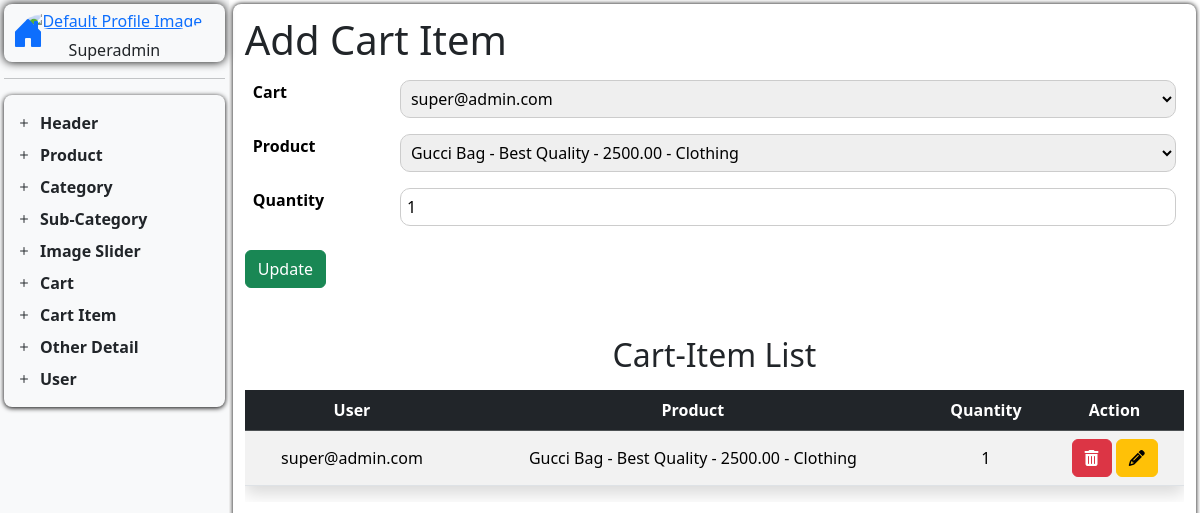
The app's page /update-cart-item/3 with its own data.
### techspot_app/models.py (models this page shows, shortened)
class CartItemModel(models.Model):
    cart = models.ForeignKey(
        CartModel, on_delete=models.CASCADE, related_name="cart_items"
    )
    product = models.ForeignKey(
        ProductModel,
        on_delete=models.SET_NULL,
        null=True,
        blank=True,
        related_name="cart_items",
    )
    quantity = models.PositiveIntegerField(default=1)
    unit_price = models.DecimalField(
        max_digits=10,
        decimal_places=2,
        null=True,
        blank=True,
        help_text="Snapshot of the price at the time the item was added",
    )

class CartModel(models.Model):
    user = models.ForeignKey(settings.AUTH_USER_MODEL, on_delete=models.CASCADE, related_name="cart")
    is_paid = models.BooleanField(default=False)
    is_active = models.BooleanField(default=True)
    def __str__(self) -> str:
        return f"{self.user}"

class UserModel(AbstractBaseUser, PermissionsMixin):
    username = models.CharField(max_length=600, unique=True)
    number = models.PositiveBigIntegerField()
    email = models.EmailField(unique=True)
    is_active = models.BooleanField(default=True)
    is_staff = models.BooleanField(default=False)
    objects = CustomUserManager()
    USERNAME_FIELD = 'email'  # how user logs in
    REQUIRED_FIELDS = ['username', 'number']  # for createsuperuser
    def __str__(self):
        return self.email

class ProductModel(models.Model):
    product_category = models.ForeignKey(
        CategoryModel,
        related_name="productcategory",
        on_delete=models.CASCADE,
    )
    product_name = models.CharField(max_length=200, default="")
    product_description = models.CharField(max_length=200, default="")
    product_price = models.DecimalField(max_digits=10, decimal_places=2, default=0)
    product_image = models.ImageField(
        upload_to="productImage/", default="", null=True, blank=True
    )
    pro_sub_category = models.ForeignKey(
        Sub_CategoryModel,
        related_name="productSubCategory",
        on_delete=models.CASCADE,
        null=True,
        blank=True,
    )
    product_stock = models.IntegerField(default=0)
    product_discount = models.DecimalField(max_digits=5, decimal_places=2, default=0)
    def __str__(self) -> str:
        return f"{self.product_name} - {self.product_description} - {self.product_price} - {self.product_category}"

class CategoryModel(models.Model):
    category_icon = models.CharField(max_length=200, default="", blank=True)
    category_name = models.CharField(max_length=200, default="", unique=True)
    category_image = models.ImageField(
        upload_to="category_image/", default="", null=True, blank=True
    )
    def __str__(self) -> str:
        return f"{self.category_name}"

### techspot_app/operationView.py (the view)
# urls.py: path('update-cart-item/<int:id>', update_cart_item, name='update_cart_item'),
def update_cart_item(request, id):
    return handle_update(
        request=request,
        id=id,
        model=CartItemModel,
        formname=CartItemForm,
        redirect_url="add_cart_item",
        template_url="Dashboard/D_Content/add_cart_item.html",
        action_url="update_cart_item",
    )

### techspot_app/forms.py
class CartItemForm(forms.ModelForm):
    class Meta:
        model = CartItemModel
        fields = "__all__"

### handler/operationhandler.py (called while the page is built)
def handle_update(
    request,
    id,
    model,
    formname,
    redirect_url,
    template_url,
    action_url
):
    data = get_object_or_404(model, id=id)
    if request.method == 'POST':
        form = formname(request.POST, request.FILES, instance=data)
        if form.is_valid():
            form.save()
            return redirect(redirect_url)
    else:
        form = formname(instance=data)
    context = {
        "form": form,
        "data": model.objects.order_by('-id'),
        'action_url': reverse(action_url, args=[id]),
    }
    return render(request, template_url, context)

### techspot_app/templates/Dashboard/D_Content/add_cart_item.html
{% extends "Dashboard/dashboard.html" %}
{% block add_cart_item %}
<h1>Add Cart Item</h1>
<table class="table table-borderless">
    <tr>
        <th><label for="cart_item">Cart</label></th>
        <td>{{form.cart}}</td>
    </tr>
    <tr>
        <th>Product</th>
        <td>{{form.product}}</td>
    </tr>
    <tr>
        <th>Quantity</th>
        <td>{{form.quantity}}</td>
    </tr>
</table>
<button type="submit" name="submit" class="btn btn-success">
    {% if form.instance.id %} Update {% else %} Save {% endif %}
</button>
<div class="mt-5">
    <h2 class="text-center mb-3">Cart-Item List</h2>
    <div class="table-responsive">
        <table class="table table-striped table-hover text-center shadow">
            <thead class="table-dark">
                <tr>
                    <th>User</th>
                    <th>Product</th>
                    <th>Quantity</th>
                    <th>Action</th>
                </tr>
            </thead>
            <tbody>
                {% for cartitem in data %}
                <tr>
                    <td class="align-middle">{{ cartitem.cart }}</td>
                    <td class="align-middle">{{ cartitem.product }}</td>
                    <td class="align-middle">{{ cartitem.quantity }}</td>
                    <td>
                        <a href="{% url 'del_cart_item' cartitem.id %}" class="btn btn-danger"><i class="fas fa-trash-alt"></i></a>
                        <a href="{% url 'update_cart_item' cartitem.id %}" class="btn btn-warning"><i class="fas fa-pencil-alt"></i></a>
                    </td>
                </tr>
                {% endfor %}
            </tbody>
        </table>
    </div>
</div>
{% endblock %}

### static/CSS/Dashboard/dashboard.css (style rules this page uses)
* { margin: 0; padding: 0; max-width: 100%; box-sizing: border-box; }
input, select { width: 100%; padding: 6px; border: 1px solid #ccc; border-radius: 10px; }

### records on screen
CartItemModel: cart "super@admin.com", product "Gucci Bag - Best Quality - 2500.00 - Clothing", quantity "1"
